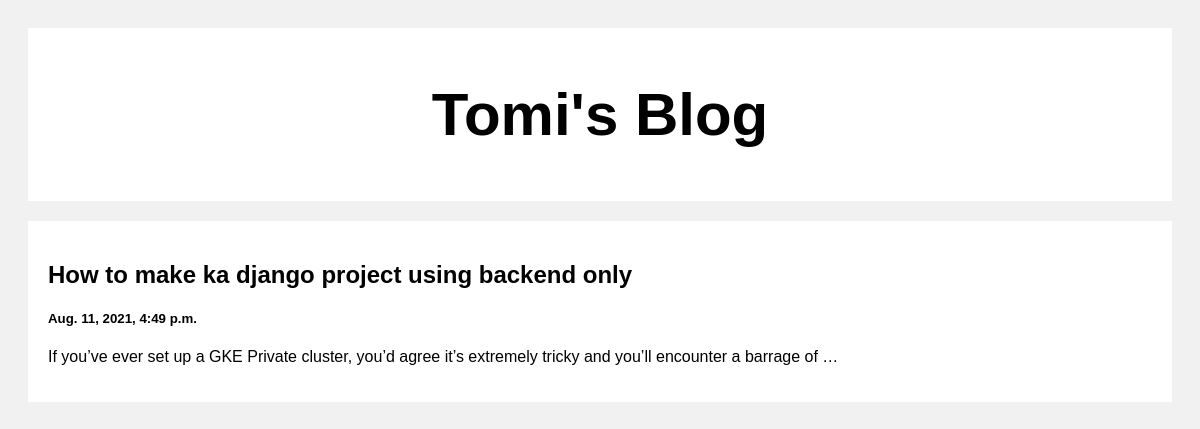
The page / on the database its author committed.
### posts/models.py (models this page shows)
class Post(models.Model):
	title = models.CharField(max_length = 100)
	body = models.CharField(max_length = 100000)
	created_at = models.DateTimeField(default = datetime.now, blank = True)

### posts/views.py (the view)
# urls.py: path('', views.index, name = 'index'),
def index(request):
	posts = Post.objects.all()
	return render(request, 'index.html', {'posts' : posts})

### templates/index.html (shortened to what this page needs)
<!DOCTYPE html>
<html>
<head>
</head>
<body>
<div class="header">
  <h2>Tomi's Blog</h2>
</div>
<div class="row">
  <div class="leftcolumn">
    {% for post in posts reversed %}
    <div class="card">
        <a style="text-decoration: none; color: black;" href = "/post/{{post.id}}">
        <h2>{{post.title}}</h2>
        <h5>{{post.created_at}}</h5>
        <p>{{post.body|truncatewords:20}}</p>
      </a>
    </div>
    {% endfor %}
  </div>
</div>
</body>
</html>

### templates/index.html (style rules this page uses)
* { box-sizing: border-box; }
body { font-family: Arial; padding: 20px; background: #f1f1f1; }
.header { padding: 2px; font-size: 40px; text-align: center; background: white; }
.leftcolumn { float: left; width: 100%; }
.card { background-color: white; padding: 20px; margin-top: 20px; }
.row:after { content: ""; display: table; clear: both; }

### rows shown on the page
Post: title "How to make ka django project using backend only", created_at "Aug. 11, 2021, 4:49 p.m.", body "If you’ve ever set up a GKE Private cluster, you’d agree it’s extremely tricky and you’ll encounter a barrage of …"
